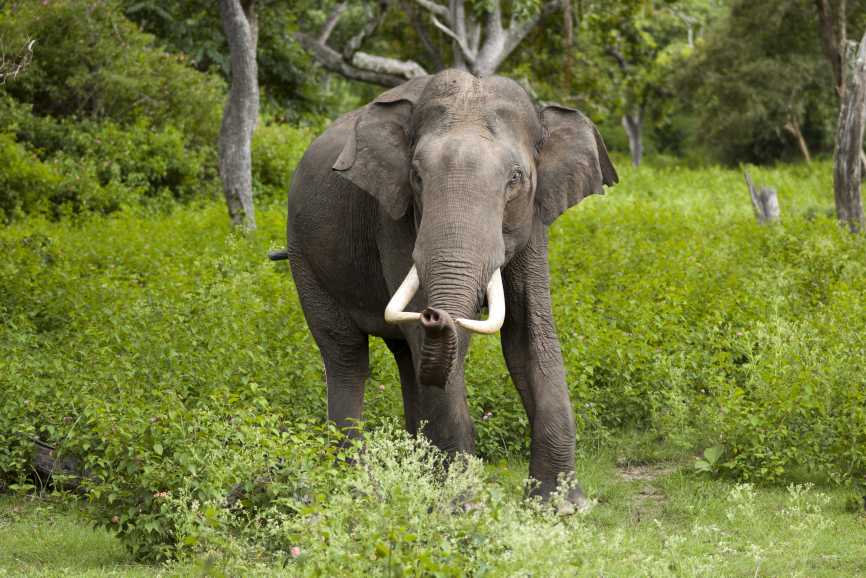
#> input picture 1.jpg, 2598 x 1732 px (shown at 1/3 size)
$ python 1.py
#> lines starting #> are read from the running program, lines starting #| are printed output that depends on the picture; after the words box and inside, x2 and y2 are one past the last pixel; in counts of white or black regions, pixels touching at a corner belong together
import cv2
import numpy as np

def reduce_intensity_levels(image_path, num_levels):
#> called with image_path = './1.jpg', num_levels = 2
    if not (num_levels & (num_levels - 1) == 0 and num_levels <= 256):
        raise ValueError("Number of levels must be an integer power of 2 (e.g., 2, 4, 8, 16, ..., 256)")

    # Read image in grayscale
    img = cv2.imread(image_path, cv2.IMREAD_GRAYSCALE)
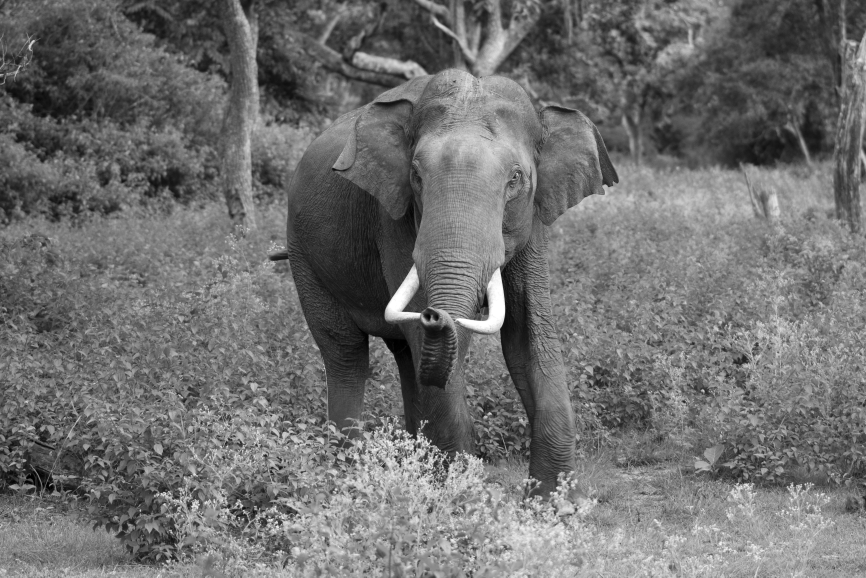
#> img: shape (1732, 2598) (shown at 1/3 size); min 0, max 255, mean 111.5
    if img is None:
        raise FileNotFoundError("Image not found or invalid path provided.")

    # Compute the interval size
    level_interval = 256 // num_levels

    # Quantize the image
    quantized_img = (img // level_interval) * level_interval
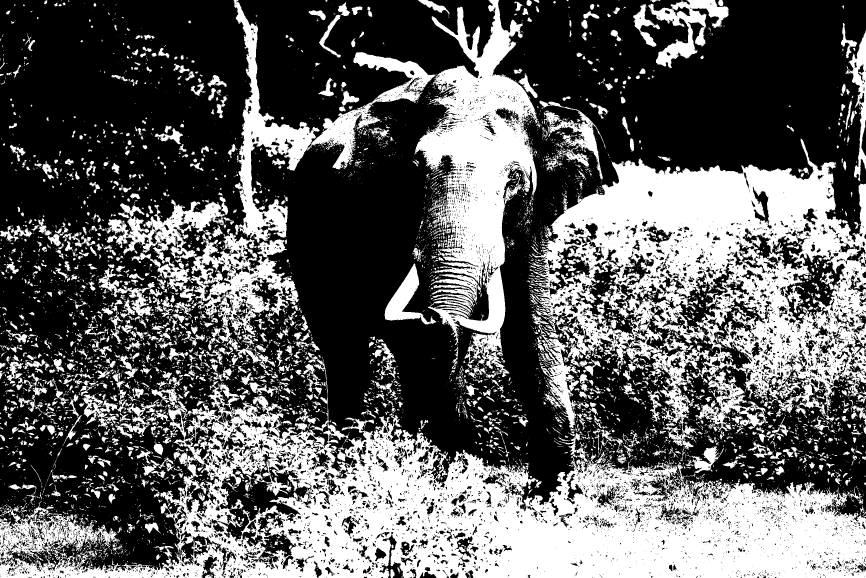
#> quantized_img: shape (1732, 2598) (shown at 1/3 size); values 0 (black) and 128 (white), 37.3% white; 9037 white regions (7187 under 20 px), largest, box (x1, y1, x2, y2) and area: (0, 1070, 2598, 1732) 625347, (1586, 416, 2598, 1349) 403866, (1243, 0, 1622, 1131) 166252

    return img, quantized_img

def resize_for_display(image, max_width=800, max_height=800):
#> called with max_width = 800, max_height = 800
    h, w = image.shape
#> h = 1732; w = 2598
    scale = min(max_width / w, max_height / h)
#> scale = 0.308
    if scale < 1:
        new_size = (int(w * scale), int(h * scale))
#> new_size = (800, 533)
        return cv2.resize(image, new_size, interpolation=cv2.INTER_AREA)
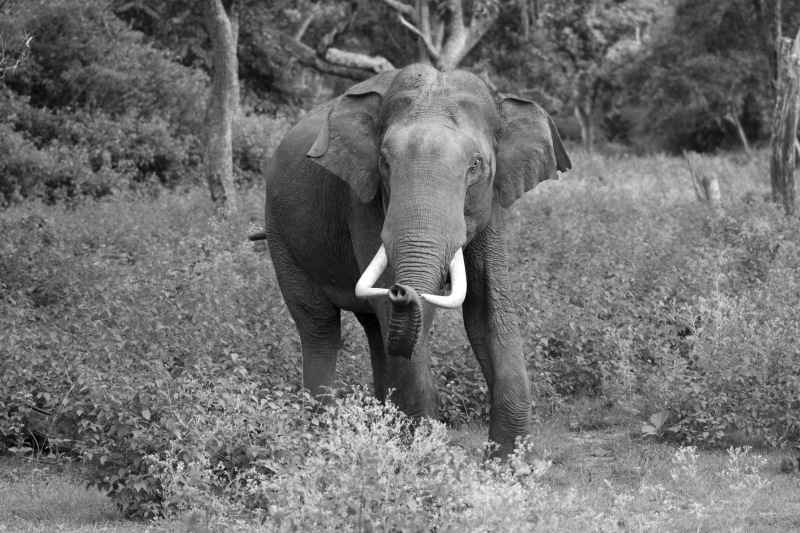
#> returned value: shape (533, 800); min 0, max 255, mean 111.5
    return image


if __name__ == "__main__":
    image_path = "./1.jpg"
    num_levels = 2

    try:
        original, quantized = reduce_intensity_levels(image_path, num_levels)

        # Resize images for display
        original_resized = resize_for_display(original)
        quantized_resized = resize_for_display(quantized)
#> call 2 of resize_for_display, with max_width = 800, max_height = 800
#> in resize_for_display (call 2), `return cv2.resize(image, new_size, interpolation=cv2.INTER_AREA)`:
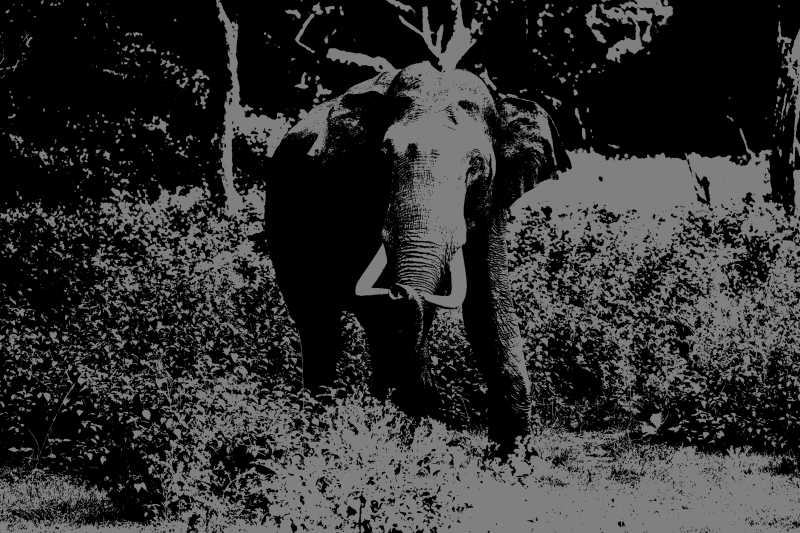
#> returned value: shape (533, 800); min 0, max 128, mean 47.7

        # Show resized images
        cv2.imshow("Original Image", original_resized)
        cv2.imshow(f"Quantized Image ({num_levels} levels)", quantized_resized)
        cv2.waitKey(0)
        cv2.destroyAllWindows()
    except Exception as e:
        print("Error:", e)
